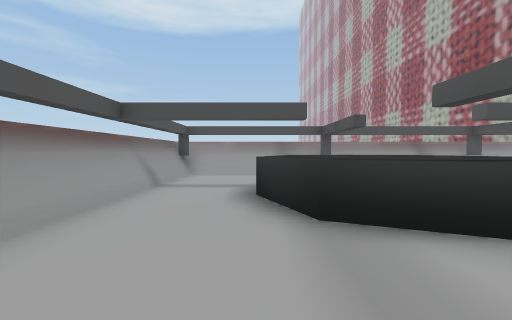
view 1 (above)

14 first-person views from a walk through a 3-D level made in the Unity game engine. The camera is 1.5 m above the floor, tilts 2° down and sees 90° across. The floor is counted in squares, 2 m on a side. Each view is taken from the middle of a square. On the plan, view 1 faces up. The plan holds only what a view shows up to about 9 squares ahead; the rest is blank. The place goes on beyond the plan. Some animated figures are left out.

view 2
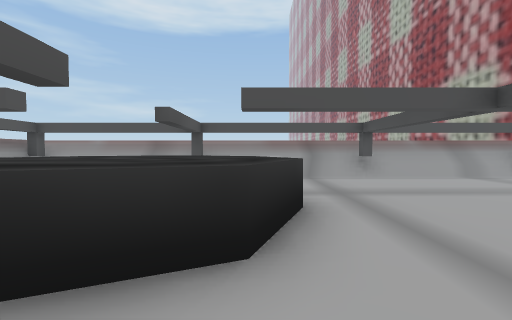

view 3
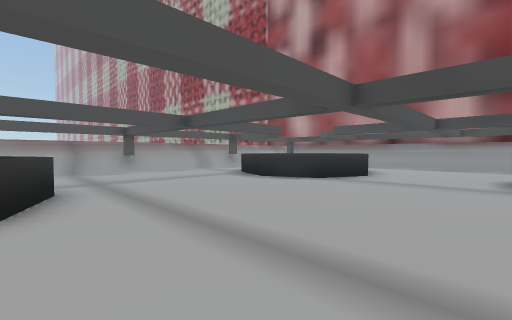

view 4
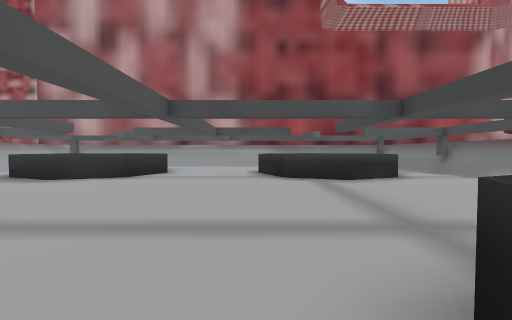

view 5
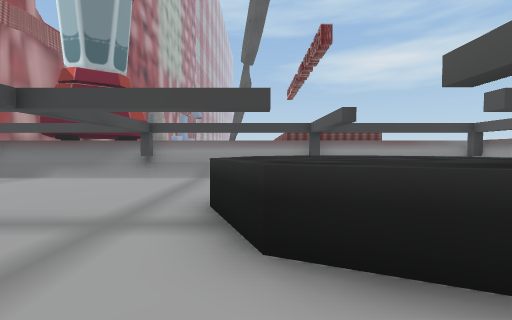

view 6
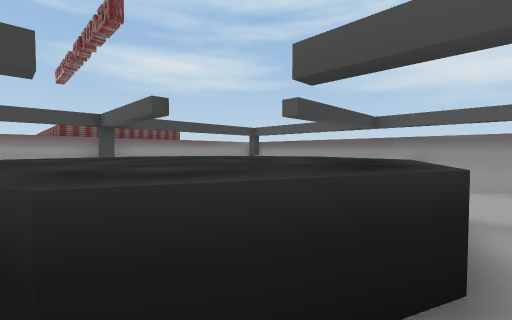

view 7
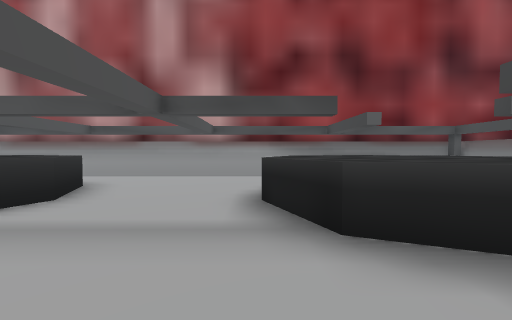

view 8
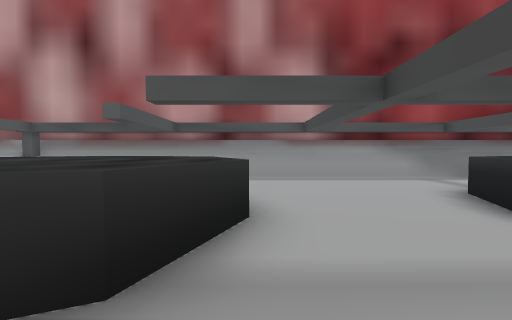

view 9
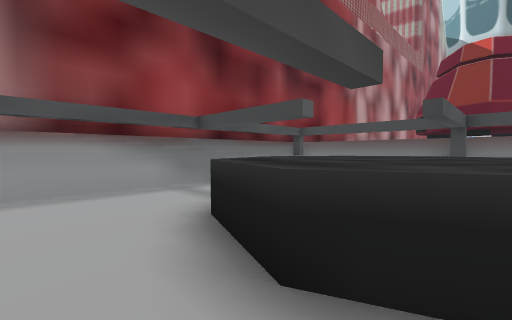

view 10
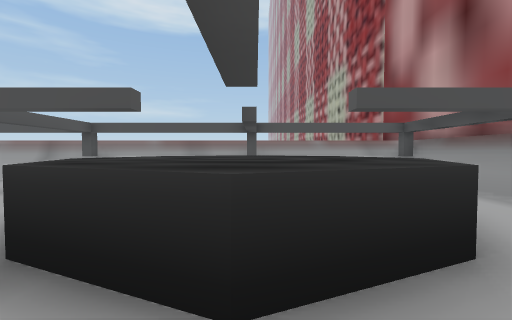

view 11
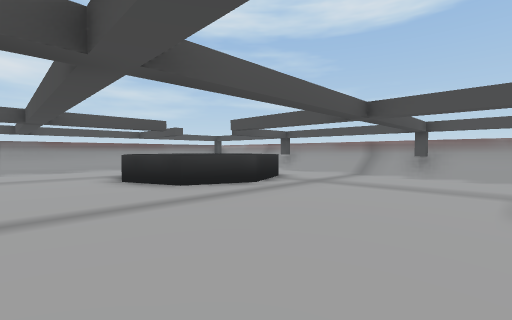

view 12
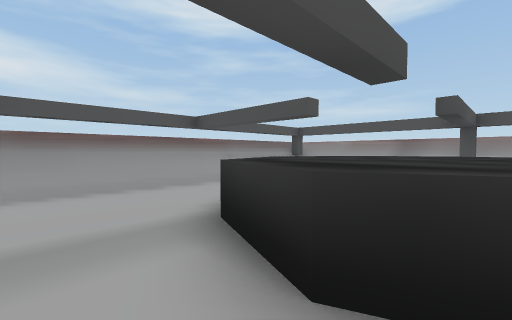

view 13
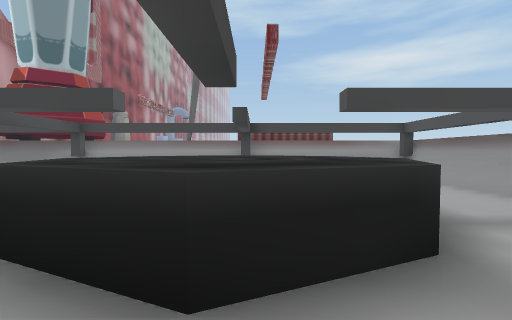

view 14
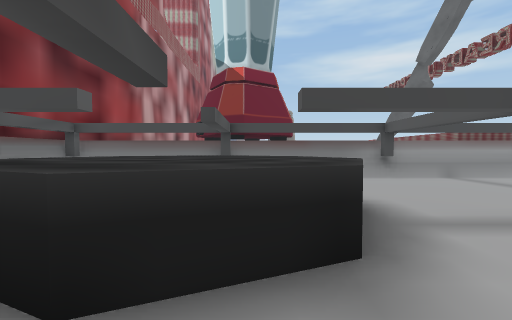

### Floor plan
Key: @ floor where view 1 was taken; # wall or solid block; . floor; / step, stairs or slope; ^ raised ledge.
Columns run from 3 left of view 1 to 17 right of it. Each row starts with its distance up from view 1.
  9 #^^^^^^^^^^^^^^^^^^^#
  8 #/..    .......    /#
  7 #/..   ........     #
  6 #/..^^^^......^^^  /#
  5 #/..^^^^.....^^^^^./#
  4 #/.^^^^^.....^^^^^./#
  3 #/..^^^^......^^^../#
  2 #/...^.........^.../#
  1 #/................./#
  0 #/.@.............../#
 -1 #/.............^.../#
 -2 #/..^^^^......^^^../#
 -3 # .^^^^^.....^^^^^./#
 -4 #/..^^^^.....^^^^^ /#
 -5 #/. ^^^^......^^^   #
 -6 #/      ........    #
 -7 #      .........   /#
 -8 #^^^^^^^^^^^^^^^^^^^#

Where each view was taken, in squares from view 1:
view 1: 0 up, 0 right, facing up
view 2: 1 up, 4 right, facing up
view 3: 1 down, 4 right, facing up-right
view 4: 1 down, 3 right, facing right
view 5: 0 up, 4 right, facing down
view 6: 1 down, 4 right, facing down-left
view 7: 1 down, 8 right, facing right
view 8: 2 up, 9 right, facing right
view 9: 0 up, 11 right, facing down-right
view 10: 1 up, 12 right, facing up
view 11: 0 up, 9 right, facing up-left
view 12: 1 up, 3 right, facing up-left
view 13: 0 up, 2 right, facing down
view 14: 0 up, 11 right, facing down
